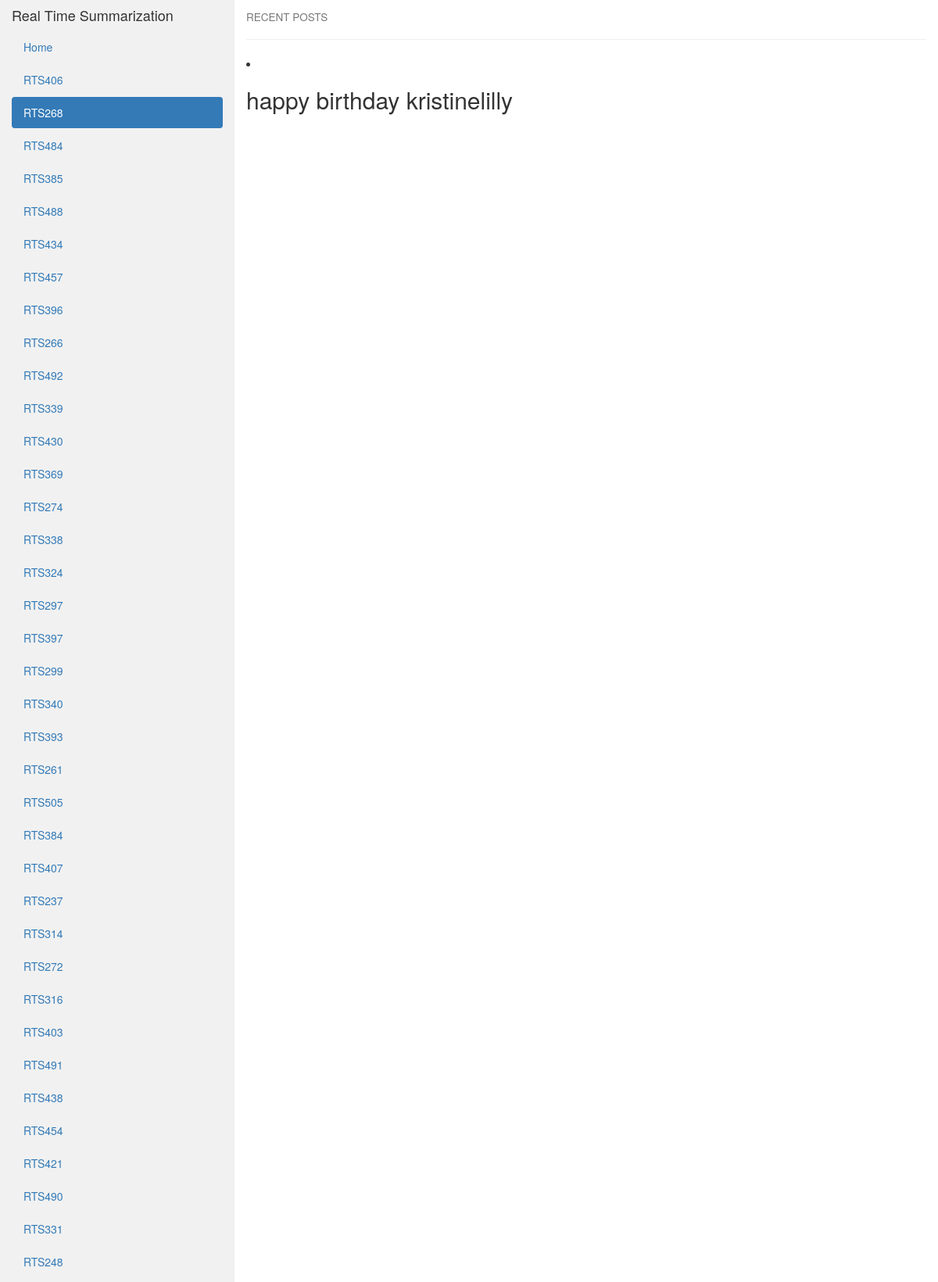
Page /RTS268 (upper part) on the committed database.
### tables this page shows
CREATE TABLE score(profile_id varchar(50), tweet_id varchar(50), client_id varchar(50), tweet_score varchar(50), tweet_text varchar(500));

### web_interface.py (the view)
@app.route('/<profile>')
def tweet_print(profile,default=True):
    global db
    dic_g = []
    profiles = cursor.execute("SELECT profile_id FROM score;")
    profiles = set(profiles)
    for profile_i in profiles:
        if profile_i[0]==profile:
            dic=dict()
            dic['caption']=profile_i[0]
            dic['href']=profile_i[0]
            dic['div']=True
            print('\n','$'*120,'\n\n\n')
        else:
            dic=dict()
            dic['caption']=profile_i[0]
            dic['href']=profile_i[0]
            dic['div'] = False
        dic_g.append(dic)
    tweets_query = cursor.execute("SELECT tweet_text FROM score WHERE profile_id = '%s'" % profile)
    tweets=[]
    for tweet in tweets_query:
        dic=dict()
        dic['text']=tweet[0]
        tweets.append(dic)
    print(tweets)
    active={}
    active['value']=profile
    print(active['value'])
    return render_template('view_profile.html', tweets=tweets,name=dic_g)

### templates/view_profile.html (shortened to what this page needs)
<!DOCTYPE html>
<html lang="en">
<head>
  <link rel="stylesheet" href="https://maxcdn.bootstrapcdn.com/bootstrap/3.3.7/css/bootstrap.min.css">
</head>
<body>
<div class="container-fluid">
  <div class="row">
    <div class="col-sm-3 sidenav">
      <h4>Real Time Summarization</h4>
      <ul class="nav nav-pills nav-stacked">
        <li><a href="home">Home</a></li>
          {% for profile in name %}
              {% if profile.div %}
                <li class="active"><a href="{{ profile.href }}">{{ profile.caption }}</a></li>
              {% else %}
                <li><a href="{{ profile.href }}">{{ profile.caption }}</a></li>
              {% endif %}
          {% endfor %}
      </ul><br>
    </div>
    <div class="col-sm-9">
      <h4><small>RECENT POSTS</small></h4>
      <hr>
        {% for tweet in tweets %}
        <li><h2>{{ tweet.text }}</h2></li>
        {% endfor %}
    </div>
  </div>
</div>
</body>
</html>

### templates/view_profile.html (style rules this page uses)
.sidenav { background-color: #f1f1f1; height: 100%; }

### rows in the picture
score: caption "RTS406"
score: caption "RTS268", text "happy birthday kristinelilly"
score: caption "RTS484"
score: caption "RTS385"
score: caption "RTS488"
score: caption "RTS434"
score: caption "RTS457"
score: caption "RTS396"
score: caption "RTS266"
score: caption "RTS492"
score: caption "RTS339"
score: caption "RTS430"
score: caption "RTS369"
score: caption "RTS274"
score: caption "RTS338"
score: caption "RTS324"
score: caption "RTS297"
score: caption "RTS397"
score: caption "RTS299"
score: caption "RTS340"
score: caption "RTS393"
score: caption "RTS261"
score: caption "RTS505"
score: caption "RTS384"
score: caption "RTS407"
score: caption "RTS237"
score: caption "RTS314"
score: caption "RTS272"
score: caption "RTS316"
score: caption "RTS403"
score: caption "RTS491"
score: caption "RTS438"
score: caption "RTS454"
score: caption "RTS421"
score: caption "RTS490"
score: caption "RTS331"
score: caption "RTS248"
